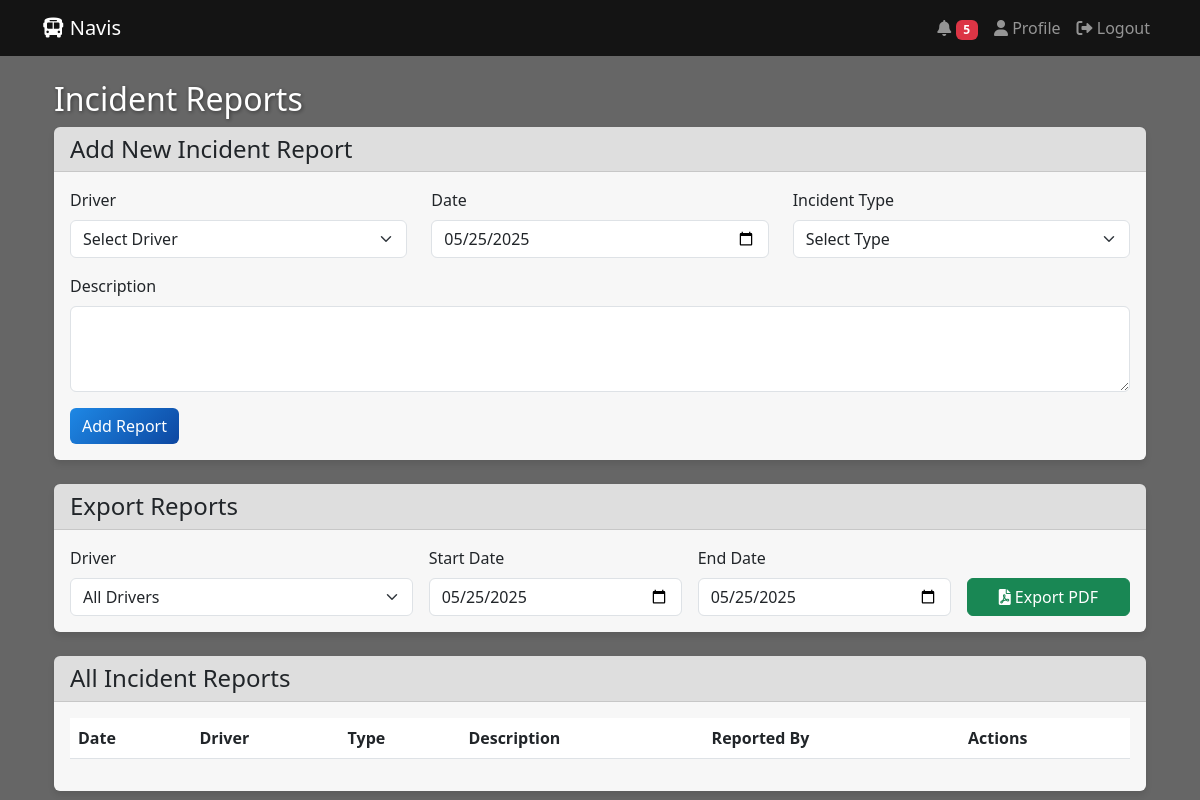
The page /reports/incidents (signed in) on the database as committed earlier.
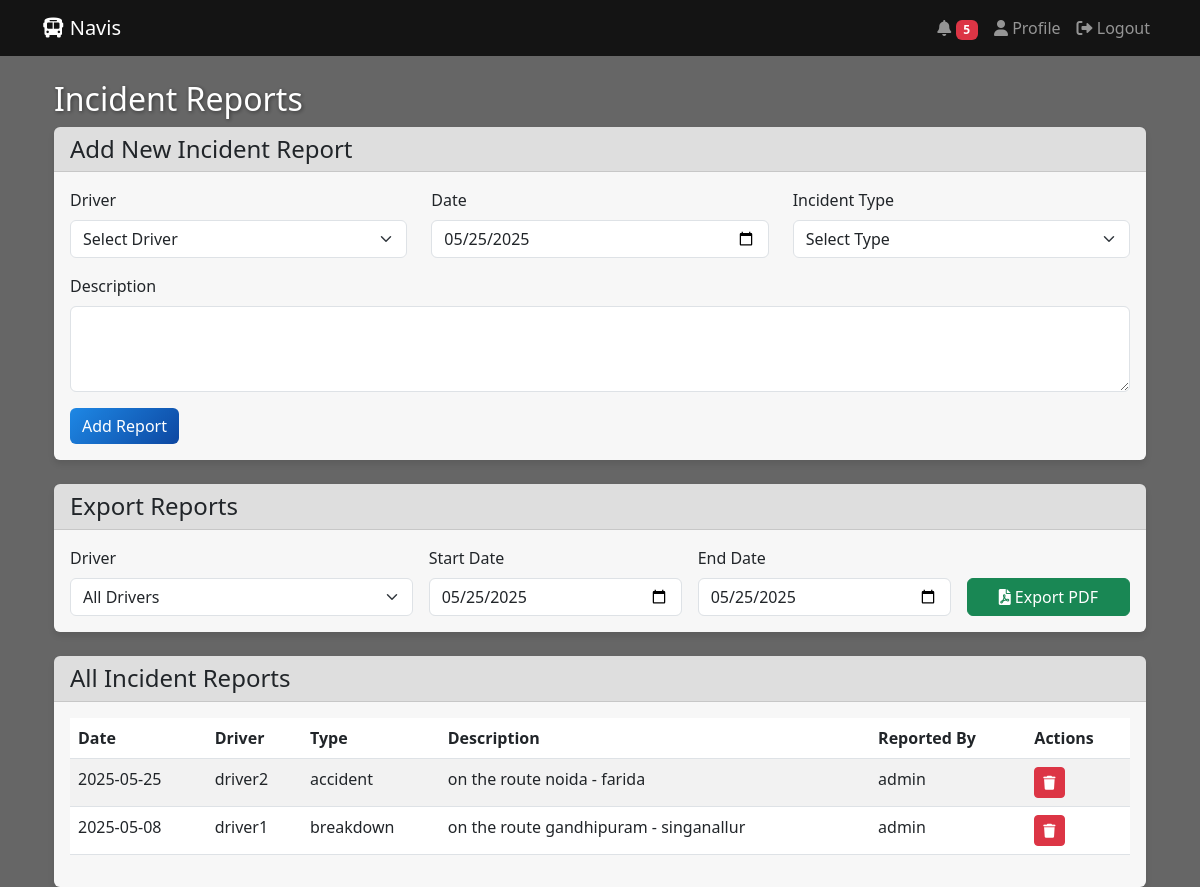
The same page on the database as committed later.
### app.py (models this page shows)
class Incident(db.Model):
    id = db.Column(db.Integer, primary_key=True)
    driver_username = db.Column(db.String(80), db.ForeignKey('user.username'), nullable=False)
    date = db.Column(db.Date, nullable=False)
    start_date = db.Column(db.Date, nullable=True)
    end_date = db.Column(db.Date, nullable=True)
    incident_type = db.Column(db.String(50), nullable=False)
    description = db.Column(db.Text, nullable=False)
    status = db.Column(db.String(20), nullable=False, default='open')
    reported_by = db.Column(db.String(80), db.ForeignKey('user.username'), nullable=False)
    created_at = db.Column(db.DateTime, nullable=False, default=datetime.utcnow)
    updated_at = db.Column(db.DateTime, nullable=False, default=datetime.utcnow, onupdate=datetime.utcnow)
    driver = db.relationship('User', foreign_keys=[driver_username], backref='incidents')
    reporter = db.relationship('User', foreign_keys=[reported_by], backref='reported_incidents')

### app.py (the view, shortened to what this page needs)
@app.route('/reports/incidents', methods=['GET', 'POST'])
@login_required
def incident_reports():
    if current_user.role != 'admin':
        flash('Access denied!', 'danger')
        return redirect(url_for('driver_dashboard'))
    drivers = User.query.filter_by(role='driver').all()
    records = Incident.query.order_by(Incident.date.desc()).all()
    return render_template('incident_report.html', drivers=drivers, records=records)

### app.py (called while the page is built)
@login_manager.user_loader
def load_user(user_id):
    return User.query.get(int(user_id))

@app.context_processor
def inject_user():
    return dict(current_user=current_user)

@app.context_processor
def inject_notifications():
    unread_count = 0
    if current_user.is_authenticated:
        unread_count = Notification.query.filter_by(
            recipient_username=current_user.username,
            is_read=False
        ).count()
    return dict(unread_count=unread_count)

### templates/incident_report.html (shortened to what the changed rows need)
{% extends "base.html" %}
{% block content %}
<div class="container mt-4">
    <h2>Incident Reports</h2>
    <div class="card">
        <div class="card-body">
            <div class="table-responsive">
                <table class="table table-striped">
                    <thead>
                        <tr>
                            <th>Date</th>
                            <th>Driver</th>
                            <th>Type</th>
                            <th>Description</th>
                            <th>Reported By</th>
                            <th>Actions</th>
                        </tr>
                    </thead>
                    <tbody>
                        {% for record in records %}
                        <tr>
                            <td>{{ record.date.strftime('%Y-%m-%d') }}</td>
                            <td>{{ record.driver_username }}</td>
                            <td>{{ record.incident_type }}</td>
                            <td>{{ record.description }}</td>
                            <td>{{ record.reported_by }}</td>
                            <td>
                                <form action="{{ url_for('delete_incident', id=record.id) }}" method="POST" style="display: inline;">
                                    <button type="submit" class="btn btn-danger btn-sm" onclick="return confirm('Are you sure you want to delete this incident?')">
                                        <i class="fas fa-trash"></i>
                                    </button>
                                </form>
                            </td>
                        </tr>
                        {% endfor %}
                    </tbody>
                </table>
            </div>
        </div>
    </div>
</div>
{% endblock %}

Rows that differ between the two databases and show on the page:
added Incident: date "2025-05-25", driver_username "driver2", incident_type "accident", description "on the route noida - farida", reported_by "admin"
added Incident: date "2025-05-08", driver_username "driver1", incident_type "breakdown", description "on the route gandhipuram - singanallur", reported_by "admin"
